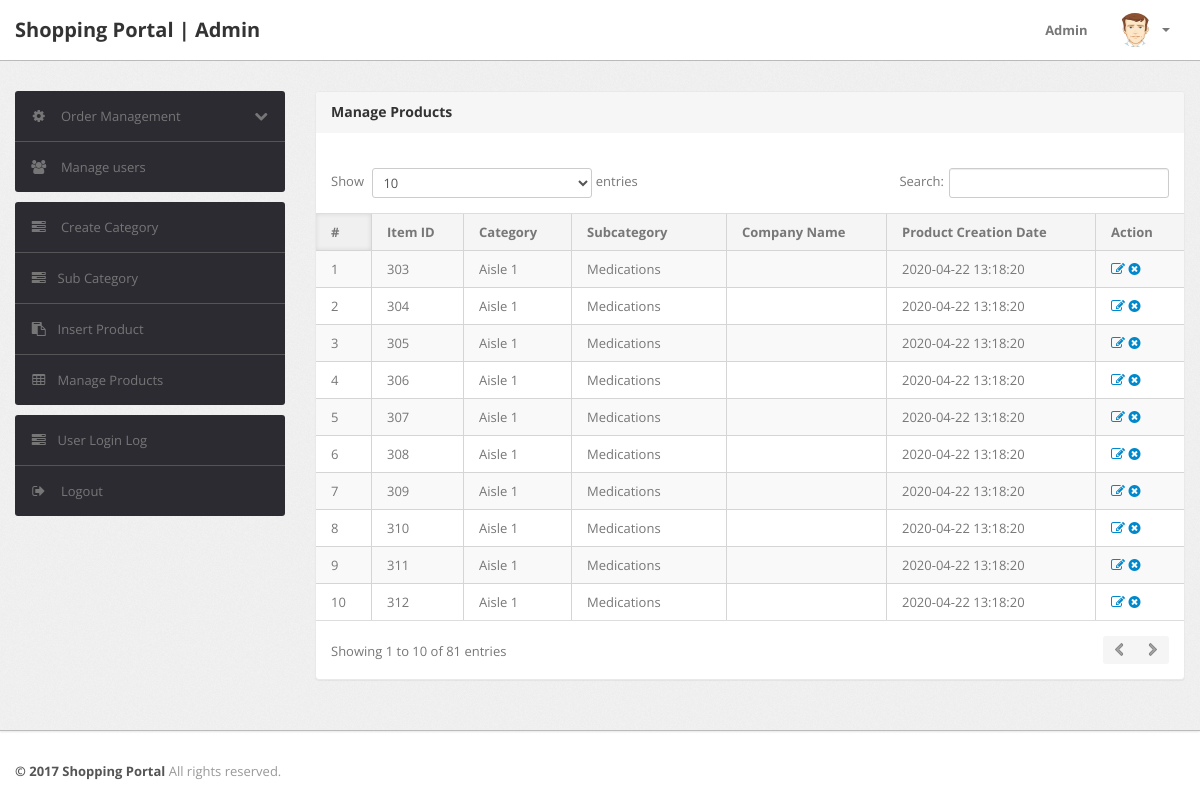
The page /admin/manage-products.php (signed in) on the database as committed earlier.
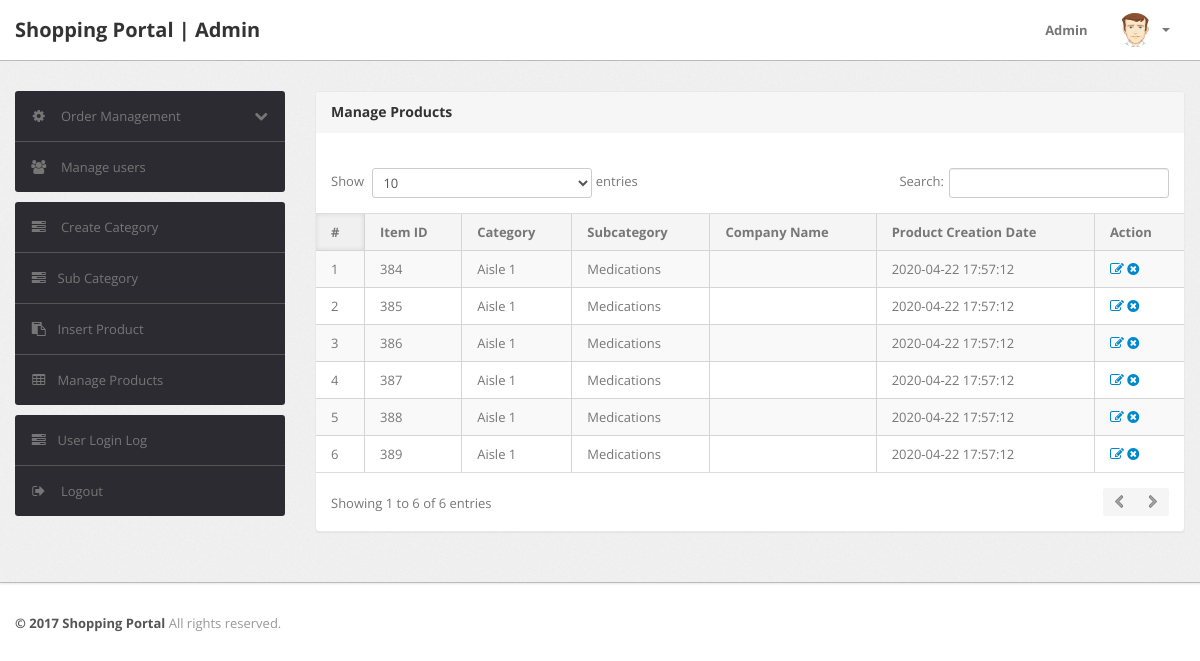
The same page on the database as committed later.
### tables this page shows
CREATE TABLE `products` (
  `id` int(11) NOT NULL,
  `category` int(11) NOT NULL,
  `subCategory` int(11) NOT NULL,
  `productName` varchar(255) DEFAULT NULL,
  `productCompany` varchar(255) DEFAULT NULL,
  `productPrice` varchar(11) DEFAULT NULL,
  `productPriceBeforeDiscount` varchar(11) DEFAULT NULL,
  `productDescription` longtext,
  `productImage1` varchar(255) DEFAULT NULL,
  `productImage2` varchar(255) DEFAULT NULL,
  `productImage3` varchar(255) DEFAULT NULL,
  `shippingCharge` varchar(11) DEFAULT NULL,
  `productAvailability` varchar(255) DEFAULT NULL,
  `postingDate` timestamp NULL DEFAULT CURRENT_TIMESTAMP,
  `updationDate` varchar(255) DEFAULT NULL
);

CREATE TABLE `category` (
  `id` int(11) NOT NULL,
  `categoryName` varchar(255) DEFAULT NULL,
  `categoryDescription` longtext,
  `creationDate` timestamp NOT NULL DEFAULT CURRENT_TIMESTAMP,
  `updationDate` varchar(255) DEFAULT NULL
);

CREATE TABLE `subcategory` (
  `id` int(11) NOT NULL,
  `categoryid` int(11) DEFAULT NULL,
  `subcategory` varchar(255) DEFAULT NULL,
  `creationDate` timestamp NULL DEFAULT CURRENT_TIMESTAMP,
  `updationDate` varchar(255) DEFAULT NULL
);

### admin/manage-products.php (the view, shortened to what this page needs)
<?php
include('include/config.php');
if(strlen($_SESSION['alogin'])==0)
	{
header('location:index.php');
}
else{
?>
<!DOCTYPE html>
<html lang="en">
<head>
	<link type="text/css" href="bootstrap/css/bootstrap.min.css" rel="stylesheet">
	<link type="text/css" href="bootstrap/css/bootstrap-responsive.min.css" rel="stylesheet">
	<link type="text/css" href="css/theme.css" rel="stylesheet">
	<link type="text/css" href="images/icons/css/font-awesome.css" rel="stylesheet">
</head>
<body>
<?php include('include/header.php');?>
	<div class="wrapper">
		<div class="container">
			<div class="row">
<?php include('include/sidebar.php');?>
			<div class="span9">
					<div class="content">
	<div class="module">
							<div class="module-head">
								<h3>Manage Products</h3>
							</div>
							<div class="module-body table">
									<br />
								<table cellpadding="0" cellspacing="0" border="0" class="datatable-1 table table-bordered table-striped	 display" width="100%">
									<thead>
										<tr>
											<th>#</th>
											<th>Item ID</th>
											<th>Category </th>
											<th>Subcategory</th>
											<th>Company Name</th>
											<th>Product Creation Date</th>
											<th>Action</th>
										</tr>
									</thead>
									<tbody>
<?php $query=mysqli_query($con,"select products.*,category.categoryName,subcategory.subcategory from products join category on category.id=products.category join subcategory on subcategory.id=products.subCategory");
$cnt=1;
while($row=mysqli_fetch_array($query))
{
?>
										<tr>
											<td><?php echo htmlentities($cnt);?></td>
											<td><?php echo htmlentities($row['id']);?></td>
											<td><?php echo htmlentities($row['categoryName']);?></td>
											<td> <?php echo htmlentities($row['subcategory']);?></td>
											<td><?php echo htmlentities($row['productCompany']);?></td>
											<td><?php echo htmlentities($row['postingDate']);?></td>
											<td>
											<a href="edit-products.php?id=<?php echo $row['id']?>" ><i class="icon-edit"></i></a>
											<a href="manage-products.php?id=<?php echo $row['id']?>&del=delete" onClick="return confirm('Are you sure you want to delete?')"><i class="icon-remove-sign"></i></a></td>
										</tr>
										<?php $cnt=$cnt+1; } ?>
								</table>
							</div>
						</div>
					</div>
				</div>
			</div>
		</div>
	</div>
<?php include('include/footer.php');?>
</body>
<?php } ?>

### admin/include/header.php (shortened to what this page needs)
<div class="navbar navbar-fixed-top">
		<div class="navbar-inner">
			<div class="container">
			  	<a class="brand" href="index.html">
			  		Shopping Portal | Admin
			  	</a>
				<div class="nav-collapse collapse navbar-inverse-collapse">
					<ul class="nav pull-right">
						<li><a href="#">
							Admin
						</a></li>
						<li class="nav-user dropdown">
							<a href="#" class="dropdown-toggle" data-toggle="dropdown">
								<img src="images/user.png" class="nav-avatar" />
								<b class="caret"></b>
							</a>
						</li>
					</ul>
				</div>
			</div>
		</div>
	</div>

### admin/include/sidebar.php (shortened to what this page needs)
<div class="span3">
					<div class="sidebar">
<ul class="widget widget-menu unstyled">
							<li>
								<a class="collapsed" data-toggle="collapse" href="#togglePages">
									<i class="menu-icon icon-cog"></i>
									<i class="icon-chevron-down pull-right"></i><i class="icon-chevron-up pull-right"></i>
									Order Management
								</a>
							</li>
							<li>
								<a href="manage-users.php">
									<i class="menu-icon icon-group"></i>
									Manage users
								</a>
							</li>
						</ul>
						<ul class="widget widget-menu unstyled">
                                <li><a href="category.php"><i class="menu-icon icon-tasks"></i> Create Category </a></li>
                                <li><a href="subcategory.php"><i class="menu-icon icon-tasks"></i>Sub Category </a></li>
                                <li><a href="insert-product.php"><i class="menu-icon icon-paste"></i>Insert Product </a></li>
                                <li><a href="manage-products.php"><i class="menu-icon icon-table"></i>Manage Products </a></li>
                            </ul>
						<ul class="widget widget-menu unstyled">
							<li><a href="user-logs.php"><i class="menu-icon icon-tasks"></i>User Login Log </a></li>
							<li>
								<a href="logout.php">
									<i class="menu-icon icon-signout"></i>
									Logout
								</a>
							</li>
						</ul>
					</div>
				</div>

### admin/include/footer.php
<div class="footer">
	<div class="container">
		<b class="copyright">&copy; 2017 Shopping Portal </b> All rights reserved.
	</div>
</div>

Rows that differ between the two databases and show on the page:
removed products: id "303", category.categoryName "Aisle 1", subcategory.subcategory "Medications", postingDate "2020-04-22 13:18:20"
removed products: id "304", category.categoryName "Aisle 1", subcategory.subcategory "Medications", postingDate "2020-04-22 13:18:20"
removed products: id "305", category.categoryName "Aisle 1", subcategory.subcategory "Medications", postingDate "2020-04-22 13:18:20"
removed products: id "306", category.categoryName "Aisle 1", subcategory.subcategory "Medications", postingDate "2020-04-22 13:18:20"
removed products: id "307", category.categoryName "Aisle 1", subcategory.subcategory "Medications", postingDate "2020-04-22 13:18:20"
removed products: id "308", category.categoryName "Aisle 1", subcategory.subcategory "Medications", postingDate "2020-04-22 13:18:20"
removed products: id "309", category.categoryName "Aisle 1", subcategory.subcategory "Medications", postingDate "2020-04-22 13:18:20"
removed products: id "310", category.categoryName "Aisle 1", subcategory.subcategory "Medications", postingDate "2020-04-22 13:18:20"
removed products: id "311", category.categoryName "Aisle 1", subcategory.subcategory "Medications", postingDate "2020-04-22 13:18:20"
removed products: id "312", category.categoryName "Aisle 1", subcategory.subcategory "Medications", postingDate "2020-04-22 13:18:20"
added products: id "384", category.categoryName "Aisle 1", subcategory.subcategory "Medications", postingDate "2020-04-22 17:57:12"
added products: id "385", category.categoryName "Aisle 1", subcategory.subcategory "Medications", postingDate "2020-04-22 17:57:12"
added products: id "386", category.categoryName "Aisle 1", subcategory.subcategory "Medications", postingDate "2020-04-22 17:57:12"
added products: id "387", category.categoryName "Aisle 1", subcategory.subcategory "Medications", postingDate "2020-04-22 17:57:12"
added products: id "388", category.categoryName "Aisle 1", subcategory.subcategory "Medications", postingDate "2020-04-22 17:57:12"
added products: id "389", category.categoryName "Aisle 1", subcategory.subcategory "Medications", postingDate "2020-04-22 17:57:12"
Other text that changed with them:
text written by a page script: "Show entries Search: Showing 1 to 10 of 81 entries" → "Show entries Search: Showing 1 to 6 of 6 entries"
